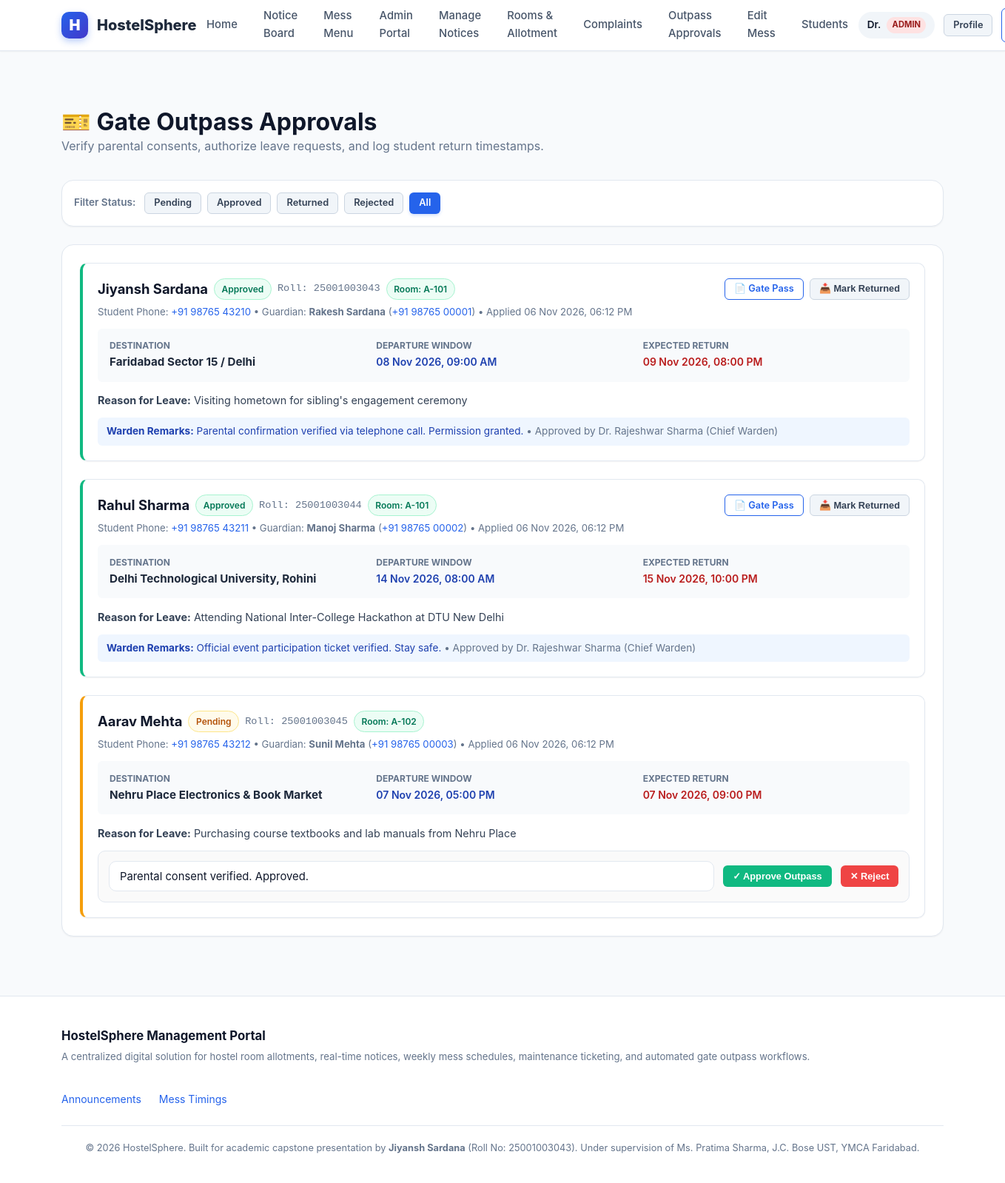
The page /admin/outpass?status=All (signed in) on the database its author committed.
### tables this page shows
CREATE TABLE users (
    id INTEGER PRIMARY KEY AUTOINCREMENT,
    username TEXT UNIQUE NOT NULL,           -- Roll number for students or 'admin' for warden
    full_name TEXT NOT NULL,
    email TEXT UNIQUE NOT NULL,
    password_hash TEXT NOT NULL,
    role TEXT NOT NULL CHECK(role IN ('student', 'admin')),
    phone TEXT,
    guardian_name TEXT,
    guardian_phone TEXT,
    branch TEXT,                             -- e.g., 'Computer Engineering'
    semester INTEGER,                        -- e.g., 3
    gender TEXT CHECK(gender IN ('Male', 'Female', 'Other')),
    created_at TIMESTAMP DEFAULT CURRENT_TIMESTAMP
);

CREATE TABLE outpasses (
    id INTEGER PRIMARY KEY AUTOINCREMENT,
    user_id INTEGER NOT NULL,
    departure_time DATETIME NOT NULL,
    expected_return DATETIME NOT NULL,
    actual_return DATETIME,
    reason TEXT NOT NULL,
    destination TEXT NOT NULL,
    emergency_contact TEXT NOT NULL,
    status TEXT DEFAULT 'Pending' CHECK(status IN ('Pending', 'Approved', 'Rejected', 'Returned')),
    admin_remarks TEXT,
    reviewed_by INTEGER,
    created_at TIMESTAMP DEFAULT CURRENT_TIMESTAMP,
    reviewed_at TIMESTAMP,
    FOREIGN KEY (user_id) REFERENCES users(id) ON DELETE CASCADE,
    FOREIGN KEY (reviewed_by) REFERENCES users(id) ON DELETE SET NULL
);

CREATE TABLE rooms (
    id INTEGER PRIMARY KEY AUTOINCREMENT,
    room_number TEXT UNIQUE NOT NULL,        -- e.g., 'A-101', 'B-204'
    block TEXT NOT NULL,                     -- e.g., 'Block A', 'Block B'
    floor INTEGER NOT NULL,                  -- e.g., 1, 2, 3
    capacity INTEGER NOT NULL DEFAULT 2,     -- Max bed capacity
    room_type TEXT DEFAULT 'Non-AC' CHECK(room_type IN ('AC', 'Non-AC')),
    monthly_rent REAL DEFAULT 4500.0,
    status TEXT DEFAULT 'Available' CHECK(status IN ('Available', 'Occupied', 'Maintenance')),
    description TEXT
);

### app.py (the view)
@app.route('/admin/outpass')
@admin_required
def admin_outpass():
    status_filter = request.args.get('status', 'Pending')
    sql = """
        SELECT o.*, u.full_name as student_name, u.username as roll_number, u.phone as student_phone,
               u.guardian_name, u.guardian_phone,
               r.room_number, r.block,
               w.full_name as reviewer_name
        FROM outpasses o
        JOIN users u ON o.user_id = u.id
        LEFT JOIN room_allotments ra ON ra.user_id = u.id AND ra.status = 'Active'
        LEFT JOIN rooms r ON ra.room_id = r.id
        LEFT JOIN users w ON o.reviewed_by = w.id
        WHERE 1=1
    """
    params = []
    if status_filter != 'All':
        sql += " AND o.status = ?"
        params.append(status_filter)
    sql += " ORDER BY o.created_at DESC"
    outpasses_list = query_db(sql, params)
    return render_template('admin_outpass.html', outpasses=outpasses_list, selected_status=status_filter)

### app.py (called while the page is built)
@app.context_processor
def inject_globals():
    user = None
    if 'user_id' in session:
        user = query_db("SELECT * FROM users WHERE id = ?", (session['user_id'],), one=True)
    days = ['Monday', 'Tuesday', 'Wednesday', 'Thursday', 'Friday', 'Saturday', 'Sunday']
    today_name = datetime.datetime.now().strftime('%A')
    return {
        'current_user': user,
        'current_year': datetime.datetime.now().year,
        'days_of_week': days,
        'today_name': today_name
    }

@app.template_filter('format_datetime')
def format_datetime(value, format_str='%d %b %Y, %I:%M %p'):
    if not value:
        return 'N/A'
    for fmt in ('%Y-%m-%d %H:%M:%S', '%Y-%m-%dT%H:%M:%S', '%Y-%m-%d'):
        try:
            dt = datetime.datetime.strptime(str(value).split('.')[0], fmt)
            return dt.strftime(format_str)
        except ValueError:
            pass
    return str(value)

def admin_required(f):
    @wraps(f)
    def decorated_function(*args, **kwargs):
        if 'user_id' not in session:
            flash("Administrator login required.", "warning")
            return redirect(url_for('login', next=request.path))
        if session.get('role') != 'admin':
            flash("Access denied: Administrative privileges required.", "danger")
            return redirect(url_for('student_dashboard'))
        return f(*args, **kwargs)
    return decorated_function

### database.py (called while the page is built)
def get_db():
    db = getattr(g, '_database', None)
    if db is None:
        db = g._database = sqlite3.connect(DATABASE)
        db.row_factory = sqlite3.Row
        db.execute("PRAGMA foreign_keys = ON")
    return db

def close_connection(exception):
    db = getattr(g, '_database', None)
    if db is not None:
        db.close()

def query_db(query, args=(), one=False):
    cur = get_db().execute(query, args)
    rv = cur.fetchall()
    cur.close()
    return (rv[0] if rv else None) if one else rv

### templates/admin_outpass.html (shortened to what this page needs)
{% extends 'base.html' %}
{% block content %}
<div style="display: flex; justify-content: space-between; align-items: center; margin-bottom: 2rem; flex-wrap: wrap; gap: 1rem;">
  <div>
    <h1>🎫 Gate Outpass Approvals</h1>
    <p style="color: var(--text-muted); margin: 0;">
      Verify parental consents, authorize leave requests, and log student return timestamps.
    </p>
  </div>
</div>
<div class="card" style="padding: 1rem; margin-bottom: 1.5rem;">
  <div style="display: flex; gap: 0.5rem; flex-wrap: wrap; align-items: center;">
    <span style="font-size: 0.85rem; font-weight: 600; color: var(--text-muted); margin-right: 0.25rem;">Filter Status:</span>
    {% for s in ['Pending', 'Approved', 'Returned', 'Rejected', 'All'] %}
      <a href="{{ url_for('admin_outpass', status=s) }}"
         class="btn btn-sm {% if selected_status == s %}btn-primary{% else %}btn-secondary{% endif %}">
        {{ s }}
      </a>
    {% endfor %}
  </div>
</div>
<div class="card">
  {% if outpasses %}
    <div style="display: flex; flex-direction: column; gap: 1.5rem;">
      {% for o in outpasses %}
        <div style="border: 1px solid var(--border-color); border-radius: var(--radius-md); padding: 1.25rem; background: white; box-shadow: var(--shadow-sm); {% if o.status == 'Pending' %}border-left: 4px solid var(--warning);{% elif o.status == 'Approved' %}border-left: 4px solid var(--success);{% endif %}">
          <div style="display: flex; justify-content: space-between; align-items: flex-start; margin-bottom: 0.75rem; gap: 1rem; flex-wrap: wrap;">
            <div>
              <div style="display: flex; align-items: center; gap: 0.5rem; flex-wrap: wrap; margin-bottom: 0.35rem;">
                <h3 style="font-size: 1.15rem; margin: 0;">{{ o.student_name }}</h3>
                <span class="badge badge-{{ o.status|lower }}">{{ o.status }}</span>
                <span style="font-size: 0.85rem; color: var(--text-muted); font-family: monospace;">Roll: {{ o.roll_number }}</span>
                <span class="badge badge-available">Room: {{ o.room_number or 'N/A' }}</span>
              </div>
              <div style="font-size: 0.825rem; color: var(--text-muted);">
                Student Phone: <a href="tel:{{ o.student_phone }}">{{ o.student_phone or 'N/A' }}</a> &bull;
                Guardian: <strong>{{ o.guardian_name or 'N/A' }}</strong> (<a href="tel:{{ o.emergency_contact }}">{{ o.emergency_contact }}</a>) &bull;
                Applied {{ o.created_at|format_datetime }}
              </div>
            </div>
            <div style="display: flex; gap: 0.5rem; align-items: center;">
              {% if o.status == 'Approved' %}
                <a href="{{ url_for('view_gate_pass', outpass_id=o.id) }}" class="btn btn-sm btn-outline" target="_blank">
                  📄 Gate Pass
                </a>
                <form method="POST" action="{{ url_for('admin_mark_returned', outpass_id=o.id) }}">
                  <button type="submit" class="btn btn-sm btn-secondary" onclick="return confirm('Record student return to campus?');">
                    📥 Mark Returned
                  </button>
                </form>
              {% endif %}
            </div>
          </div>
          <div style="display: grid; grid-template-columns: repeat(3, 1fr); gap: 1rem; background: #f8fafc; padding: 0.85rem 1rem; border-radius: var(--radius-sm); margin-bottom: 0.85rem;">
            <div>
              <span style="font-size: 0.75rem; text-transform: uppercase; color: var(--text-muted); font-weight: 700; display: block;">Destination</span>
              <strong style="color: #1e293b; font-size: 0.95rem;">{{ o.destination }}</strong>
            </div>
            <div>
              <span style="font-size: 0.75rem; text-transform: uppercase; color: var(--text-muted); font-weight: 700; display: block;">Departure Window</span>
              <span style="font-size: 0.875rem; color: #1e40af; font-weight: 600;">{{ o.departure_time|format_datetime }}</span>
            </div>
            <div>
              <span style="font-size: 0.75rem; text-transform: uppercase; color: var(--text-muted); font-weight: 700; display: block;">Expected Return</span>
              <span style="font-size: 0.875rem; color: #b91c1c; font-weight: 600;">{{ o.expected_return|format_datetime }}</span>
            </div>
          </div>
          <p style="font-size: 0.9rem; color: #334155; margin-bottom: 0.75rem;">
            <strong>Reason for Leave:</strong> {{ o.reason }}
          </p>
          {% if o.status == 'Pending' %}
            <form method="POST" action="{{ url_for('admin_review_outpass', outpass_id=o.id) }}" style="background: #fafafa; border: 1px solid var(--border-color); border-radius: var(--radius-md); padding: 0.85rem; margin-top: 0.75rem;">
              <div style="display: flex; gap: 0.75rem; align-items: center; flex-wrap: wrap;">
                <input type="text" name="admin_remarks" class="form-control" style="flex: 1; min-width: 250px;"
                       placeholder="Warden notes (e.g. Parental consent verified over phone)..." value="Parental consent verified. Approved.">
                <button type="submit" name="decision" value="Approved" class="btn btn-sm btn-success">
                  ✓ Approve Outpass
                </button>
                <button type="submit" name="decision" value="Rejected" class="btn btn-sm btn-danger">
                  ✕ Reject
                </button>
              </div>
            </form>
          {% elif o.admin_remarks %}
            <div style="font-size: 0.85rem; padding: 0.5rem 0.75rem; background: #eff6ff; border-radius: var(--radius-sm); color: #1e40af;">
              <strong>Warden Remarks:</strong> {{ o.admin_remarks }}
              {% if o.reviewed_by %}
                <span style="color: var(--text-muted);">&bull; Approved by {{ o.reviewer_name }}</span>
              {% endif %}
            </div>
          {% endif %}
        </div>
      {% endfor %}
    </div>
  {% else %}
    <p style="text-align: center; color: var(--text-muted); padding: 3rem 0; margin: 0;">
      No outpass records found with status "{{ selected_status }}".
    </p>
  {% endif %}
</div>
{% endblock %}

### templates/base.html (shortened to what this page needs)
<!DOCTYPE html>
<html lang="en">
<head>
  <link rel="stylesheet" href="{{ url_for('static', filename='css/style.css') }}">
</head>
<body>
  <header class="navbar">
    <div class="container">
      <a href="{{ url_for('index') }}" class="brand-link">
        <div class="brand-icon">H</div>
        <span>HostelSphere</span>
      </a>
      <nav>
        <ul class="nav-links">
          <li class="nav-item"><a href="{{ url_for('index') }}">Home</a></li>
          <li class="nav-item"><a href="{{ url_for('notices') }}">Notice Board</a></li>
          <li class="nav-item"><a href="{{ url_for('mess_menu') }}">Mess Menu</a></li>
          {% if current_user %}
            {% if current_user.role == 'student' %}
              <li class="nav-item"><a href="{{ url_for('student_dashboard') }}">My Dashboard</a></li>
              <li class="nav-item"><a href="{{ url_for('student_room') }}">My Room</a></li>
              <li class="nav-item"><a href="{{ url_for('student_complaints') }}">Complaints</a></li>
              <li class="nav-item"><a href="{{ url_for('student_outpass') }}">Outpass</a></li>
            {% elif current_user.role == 'admin' %}
              <li class="nav-item"><a href="{{ url_for('admin_dashboard') }}">Admin Portal</a></li>
              <li class="nav-item"><a href="{{ url_for('admin_notices') }}">Manage Notices</a></li>
              <li class="nav-item"><a href="{{ url_for('admin_rooms') }}">Rooms & Allotment</a></li>
              <li class="nav-item"><a href="{{ url_for('admin_complaints') }}">Complaints</a></li>
              <li class="nav-item"><a href="{{ url_for('admin_outpass') }}">Outpass Approvals</a></li>
              <li class="nav-item"><a href="{{ url_for('admin_mess') }}">Edit Mess</a></li>
              <li class="nav-item"><a href="{{ url_for('admin_students') }}">Students</a></li>
            {% endif %}
          {% endif %}
        </ul>
      </nav>
      <div class="nav-actions">
        {% if current_user %}
          <div class="user-badge">
            <span>{{ current_user.full_name.split(' ')[0] }}</span>
            <span class="role-tag {{ current_user.role }}">{{ current_user.role }}</span>
          </div>
          <a href="{{ url_for('profile') }}" class="btn btn-secondary btn-sm" title="My Profile">Profile</a>
          <a href="{{ url_for('logout') }}" class="btn btn-outline btn-sm">Sign Out</a>
        {% else %}
          <a href="{{ url_for('login') }}" class="btn btn-secondary btn-sm">Sign In</a>
          <a href="{{ url_for('register') }}" class="btn btn-primary btn-sm">Register</a>
        {% endif %}
      </div>
    </div>
  </header>
  <main class="main-content">
    <div class="container">
      {% block content %}{% endblock %}
    </div>
  </main>
  <footer class="footer">
    <div class="container">
      <div class="footer-content">
        <div>
          <strong style="color: var(--text-main); font-size: 1.05rem;">HostelSphere Management Portal</strong>
          <p style="margin-top: 0.25rem; font-size: 0.825rem;">
            A centralized digital solution for hostel room allotments, real-time notices, weekly mess schedules, maintenance ticketing, and automated gate outpass workflows.
          </p>
        </div>
        <ul class="footer-links">
          <li><a href="{{ url_for('notices') }}">Announcements</a></li>
          <li><a href="{{ url_for('mess_menu') }}">Mess Timings</a></li>
        </ul>
      </div>
      <div class="footer-credits">
        <p>
          &copy; {{ current_year }} HostelSphere. Built for academic capstone presentation by <strong>Jiyansh Sardana</strong> (Roll No: 25001003043).
          Under supervision of Ms. Pratima Sharma, J.C. Bose UST, YMCA Faridabad.
        </p>
      </div>
    </div>
  </footer>
</body>
</html>

### rows shown on the page
users: full_name "Dr.", role "ADMIN"
outpasses: student_name "Jiyansh Sardana", status "Approved", roll_number "25001003043", room_number "A-101", phone "+91 98765 43210", guardian_name "Rakesh Sardana", emergency_contact "+91 98765 00001", created_at "06 Nov 2026, 06:12 PM", destination "Faridabad Sector 15 / Delhi", departure_time "08 Nov 2026, 09:00 AM", expected_return "09 Nov 2026, 08:00 PM", reason "Visiting hometown for sibling's engagement ceremony", admin_remarks "Parental confirmation verified via telephone call. Permission granted.", reviewer_name "Dr. Rajeshwar Sharma (Chief Warden)"
outpasses: student_name "Rahul Sharma", status "Approved", roll_number "25001003044", room_number "A-101", phone "+91 98765 43211", guardian_name "Manoj Sharma", emergency_contact "+91 98765 00002", created_at "06 Nov 2026, 06:12 PM", destination "Delhi Technological University, Rohini", departure_time "14 Nov 2026, 08:00 AM", expected_return "15 Nov 2026, 10:00 PM", reason "Attending National Inter-College Hackathon at DTU New Delhi", admin_remarks "Official event participation ticket verified. Stay safe.", reviewer_name "Dr. Rajeshwar Sharma (Chief Warden)"
outpasses: student_name "Aarav Mehta", status "Pending", roll_number "25001003045", room_number "A-102", phone "+91 98765 43212", guardian_name "Sunil Mehta", emergency_contact "+91 98765 00003", created_at "06 Nov 2026, 06:12 PM", destination "Nehru Place Electronics & Book Market", departure_time "07 Nov 2026, 05:00 PM", expected_return "07 Nov 2026, 09:00 PM", reason "Purchasing course textbooks and lab manuals from Nehru Place"

### other values the page prints
{{ s }} "Pending" "Approved" "Returned" "Rejected" "All"
